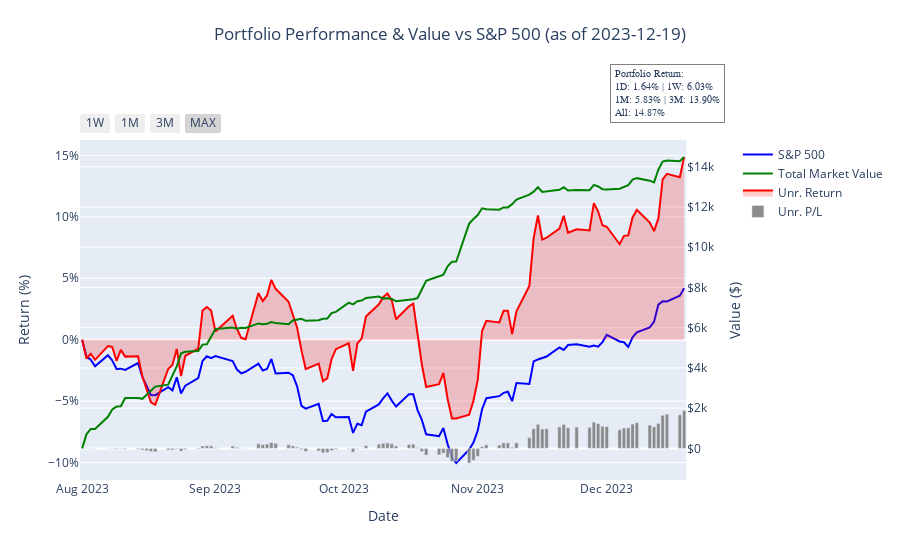

This figure's notebook cell:
### Code cell
plot_portfolio_growth(portfolio_data)
